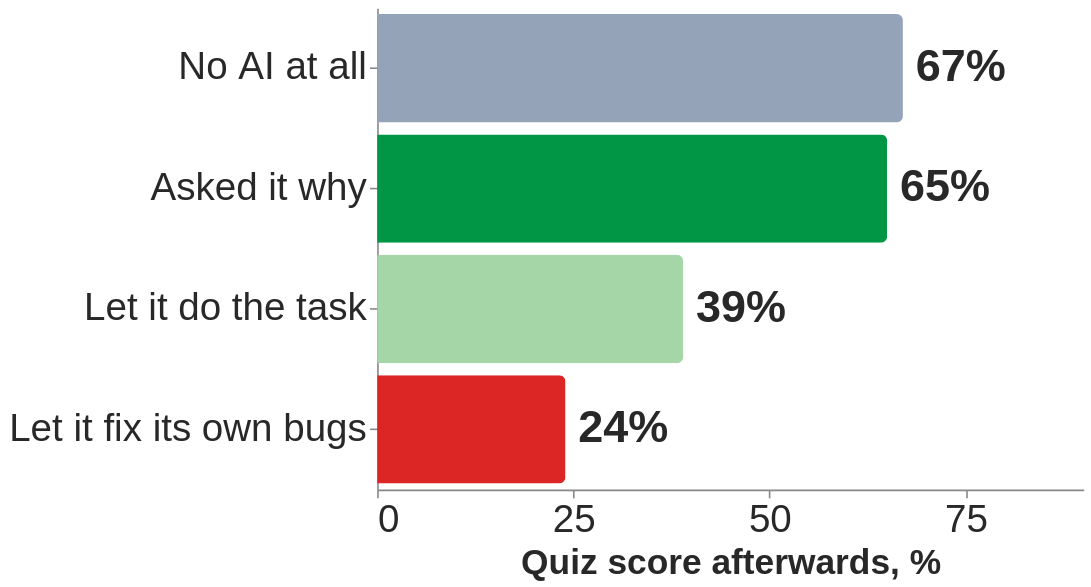

The Vega-Lite source for this figure:
### Vega-Lite specification from a JSON file in a GitHub repository (floating-point values rounded to 4 significant figures)
{"$schema": "https://vega.github.io/schema/vega-lite/v5.json", "width": 440, "height": 300, "data": {"values": [{"k": "No AI at all", "v": 67, "c": "#94a3b8", "t": "67%"}, {"k": "Asked it why", "v": 65, "c": "#019546", "t": "65%"}, {"k": "Let it do the task", "v": 39, "c": "#a5d6a7", "t": "39%"}, {"k": "Let it fix its own bugs", "v": 24, "c": "#dc2626", "t": "24%"}]}, "layer": [{"mark": {"type": "bar", "cornerRadiusTopRight": 4, "cornerRadiusBottomRight": 4}, "encoding": {"y": {"field": "k", "type": "ordinal", "sort": null, "axis": {"title": null, "labelLimit": 330}}, "x": {"field": "v", "type": "quantitative", "scale": {"domain": [0, 85]}, "axis": {"title": "Quiz score afterwards, %", "grid": false, "values": [0, 25, 50, 75]}}, "color": {"field": "c", "type": "nominal", "scale": null}}}, {"mark": {"type": "text", "align": "left", "dx": 8, "fontSize": 28, "fontWeight": "bold", "color": "#282828"}, "encoding": {"y": {"field": "k", "type": "ordinal", "sort": null}, "x": {"field": "v", "type": "quantitative"}, "text": {"field": "t"}}}], "config": {"font": "Tahoma, Verdana, sans-serif", "axis": {"labelFontSize": 24, "titleFontSize": 22, "labelColor": "#282828", "titleColor": "#282828"}, "view": {"stroke": null}}}
